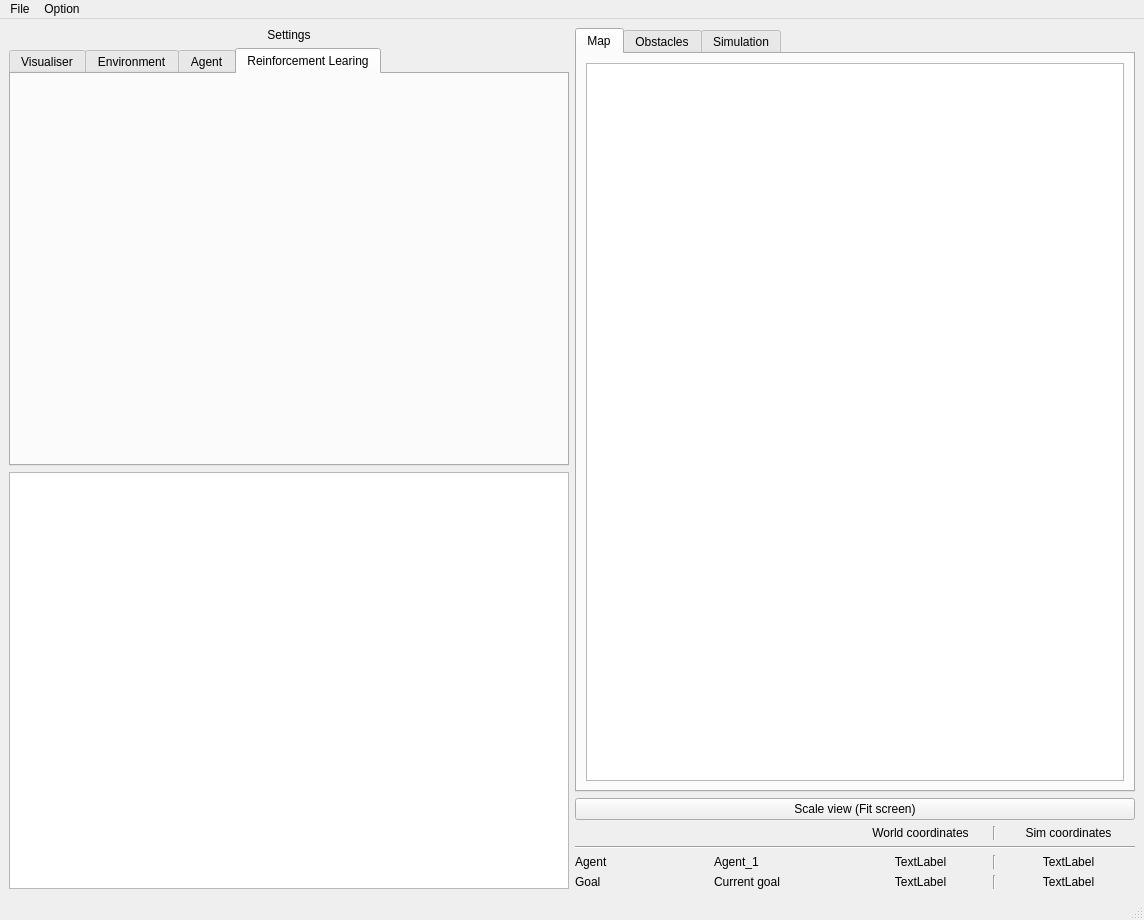
<?xml version="1.0" encoding="UTF-8"?>
<ui version="4.0">
 <class>main_window</class>
 <widget class="QMainWindow" name="main_window">
  <property name="geometry">
   <rect>
    <x>0</x>
    <y>0</y>
    <width>1144</width>
    <height>920</height>
   </rect>
  </property>
  <property name="minimumSize">
   <size>
    <width>1144</width>
    <height>920</height>
   </size>
  </property>
  <property name="windowTitle">
   <string>RSAI_v1.1</string>
  </property>
  <widget class="QWidget" name="centralwidget">
   <layout class="QHBoxLayout" name="horizontalLayout_3">
    <item>
     <layout class="QHBoxLayout" name="horizontalLayout">
      <item>
       <layout class="QVBoxLayout" name="verticalLayout_3">
        <item>
         <widget class="QLabel" name="label">
          <property name="text">
           <string>Settings</string>
          </property>
          <property name="alignment">
           <set>Qt::AlignCenter</set>
          </property>
         </widget>
        </item>
        <item>
         <widget class="QTabWidget" name="tabWidget">
          <property name="currentIndex">
           <number>3</number>
          </property>
          <widget class="QWidget" name="tab">
           <attribute name="title">
            <string>Visualiser</string>
           </attribute>
          </widget>
          <widget class="QWidget" name="tab_3">
           <attribute name="title">
            <string>Environment</string>
           </attribute>
          </widget>
          <widget class="QWidget" name="tab_4">
           <attribute name="title">
            <string>Agent</string>
           </attribute>
          </widget>
          <widget class="QWidget" name="tab_5">
           <attribute name="title">
            <string>Reinforcement Learing</string>
           </attribute>
          </widget>
         </widget>
        </item>
        <item>
         <widget class="QTextEdit" name="console_output"/>
        </item>
       </layout>
      </item>
     </layout>
    </item>
    <item>
     <layout class="QVBoxLayout" name="verticalLayout_4">
      <item>
       <layout class="QVBoxLayout" name="verticalLayout_5">
        <item>
         <widget class="QTabWidget" name="views_tab">
          <property name="currentIndex">
           <number>0</number>
          </property>
          <widget class="QWidget" name="tab_2">
           <attribute name="title">
            <string>Map</string>
           </attribute>
           <layout class="QVBoxLayout" name="verticalLayout">
            <item>
             <widget class="QGraphicsView" name="map_view"/>
            </item>
           </layout>
          </widget>
          <widget class="QWidget" name="tab_7">
           <attribute name="title">
            <string>Obstacles</string>
           </attribute>
           <layout class="QVBoxLayout" name="verticalLayout_7">
            <item>
             <widget class="QGraphicsView" name="obstacle_view"/>
            </item>
           </layout>
          </widget>
          <widget class="QWidget" name="tab_6">
           <attribute name="title">
            <string>Simulation</string>
           </attribute>
           <layout class="QVBoxLayout" name="verticalLayout_2">
            <item>
             <widget class="QGraphicsView" name="sim_view"/>
            </item>
           </layout>
          </widget>
         </widget>
        </item>
        <item>
         <widget class="QPushButton" name="scale_toggle">
          <property name="text">
           <string>Scale view (Fit screen)</string>
          </property>
         </widget>
        </item>
        <item>
         <layout class="QVBoxLayout" name="verticalLayout_6">
          <item>
           <layout class="QHBoxLayout" name="horizontalLayout_2">
            <item>
             <widget class="QLabel" name="label_2">
              <property name="text">
               <string/>
              </property>
              <property name="margin">
               <number>-8</number>
              </property>
             </widget>
            </item>
            <item>
             <widget class="QLabel" name="label_11">
              <property name="text">
               <string/>
              </property>
             </widget>
            </item>
            <item>
             <widget class="QLabel" name="label_3">
              <property name="text">
               <string>World coordinates</string>
              </property>
              <property name="alignment">
               <set>Qt::AlignCenter</set>
              </property>
             </widget>
            </item>
            <item>
             <widget class="Line" name="line_4">
              <property name="orientation">
               <enum>Qt::Vertical</enum>
              </property>
             </widget>
            </item>
            <item>
             <widget class="QLabel" name="label_4">
              <property name="text">
               <string>Sim coordinates</string>
              </property>
              <property name="alignment">
               <set>Qt::AlignCenter</set>
              </property>
             </widget>
            </item>
           </layout>
          </item>
          <item>
           <widget class="Line" name="line">
            <property name="orientation">
             <enum>Qt::Horizontal</enum>
            </property>
           </widget>
          </item>
         </layout>
        </item>
       </layout>
      </item>
      <item>
       <layout class="QHBoxLayout" name="horizontalLayout_4">
        <item>
         <widget class="QLabel" name="label_5">
          <property name="text">
           <string>Agent</string>
          </property>
         </widget>
        </item>
        <item>
         <widget class="QLabel" name="agent_name">
          <property name="text">
           <string>Agent_1</string>
          </property>
         </widget>
        </item>
        <item>
         <widget class="QLabel" name="agent_pos_world_coordinates">
          <property name="text">
           <string>TextLabel</string>
          </property>
          <property name="alignment">
           <set>Qt::AlignCenter</set>
          </property>
         </widget>
        </item>
        <item>
         <widget class="Line" name="line_2">
          <property name="orientation">
           <enum>Qt::Vertical</enum>
          </property>
         </widget>
        </item>
        <item>
         <widget class="QLabel" name="agent_pos_sim_coordinates">
          <property name="text">
           <string>TextLabel</string>
          </property>
          <property name="alignment">
           <set>Qt::AlignCenter</set>
          </property>
         </widget>
        </item>
       </layout>
      </item>
      <item>
       <layout class="QHBoxLayout" name="horizontalLayout_5">
        <item>
         <widget class="QLabel" name="label_8">
          <property name="text">
           <string>Goal</string>
          </property>
         </widget>
        </item>
        <item>
         <widget class="QLabel" name="goal_name">
          <property name="text">
           <string>Current goal</string>
          </property>
         </widget>
        </item>
        <item>
         <widget class="QLabel" name="goal_pos_world_coordinates">
          <property name="text">
           <string>TextLabel</string>
          </property>
          <property name="alignment">
           <set>Qt::AlignCenter</set>
          </property>
         </widget>
        </item>
        <item>
         <widget class="Line" name="line_3">
          <property name="orientation">
           <enum>Qt::Vertical</enum>
          </property>
         </widget>
        </item>
        <item>
         <widget class="QLabel" name="goal_pos_sim_coordinates">
          <property name="text">
           <string>TextLabel</string>
          </property>
          <property name="alignment">
           <set>Qt::AlignCenter</set>
          </property>
         </widget>
        </item>
       </layout>
      </item>
     </layout>
    </item>
   </layout>
  </widget>
  <widget class="QMenuBar" name="menubar">
   <property name="geometry">
    <rect>
     <x>0</x>
     <y>0</y>
     <width>1144</width>
     <height>21</height>
    </rect>
   </property>
   <widget class="QMenu" name="menuFile">
    <property name="title">
     <string>File</string>
    </property>
   </widget>
   <widget class="QMenu" name="menuOption">
    <property name="title">
     <string>Option</string>
    </property>
   </widget>
   <addaction name="menuFile"/>
   <addaction name="menuOption"/>
  </widget>
  <widget class="QStatusBar" name="statusbar"/>
 </widget>
 <resources/>
 <connections/>
</ui>
